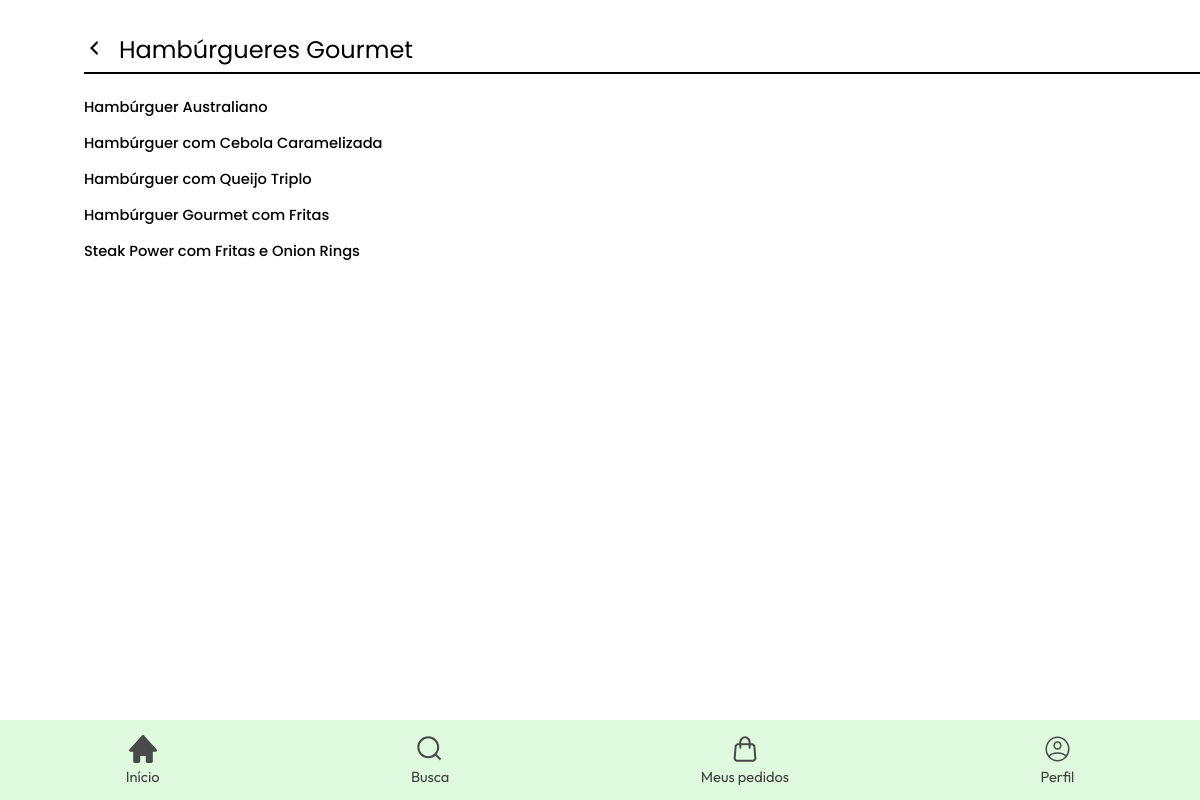
Screenshot of /screens/pages/resultados_categoria.php?categoria=3 (signed in) with the database file from the repository.
### tables this page shows
CREATE TABLE `categoria` (
  `id_categoria` int(11) NOT NULL,
  `nome_categoria` varchar(50) NOT NULL
);

CREATE TABLE `cardapio` (
  `id_cardapio` int(11) NOT NULL,
  `nome_produto` varchar(50) NOT NULL,
  `preco_produto` float NOT NULL,
  `descricao_produto` varchar(250) NOT NULL,
  `peso_produto` int(11) NOT NULL,
  `id_categoria` int(11) NOT NULL,
  `e_destaque` tinyint(1) NOT NULL
);

### screens/pages/resultados_categoria.php (the view, shortened to what this page needs)
<?php
  require_once('../../dbconnect.php');
?>
<!DOCTYPE html>
<html lang="pt-br">
    <head>
        <link rel="stylesheet" href="../styles/styles.css">
    </head>
    <body>
        <main>
            <?php
                $id_categoria = $_GET['categoria'];
                $sql_produto = "SELECT * FROM cardapio
                INNER JOIN categoria ON cardapio.id_categoria = categoria.id_categoria
                WHERE categoria.id_categoria = $id_categoria ORDER BY nome_produto ASC";
                $results_produto = mysqli_query($conn, $sql_produto);
            ?>
            <div>
                <div class="categorias">
                    <a href="categorias.php" id="voltar-pesquisa">
                        <svg width="20" height="20" viewBox="0 0 20 20" fill="none" xmlns="http://www.w3.org/2000/svg">
                            <path d="M14 5L9 10L14 15L13 17L6 10L13 3L14 5Z" fill="black"/>
                        </svg>
                    </a>
                    <p id="categoria"><?php echo mysqli_fetch_assoc($results_produto)['nome_categoria']?></p>
                </div>
                <div class="retangulo"></div>
            </div>
            <div id="resultados">
                <?php
                    $results_produto = mysqli_query($conn, $sql_produto);
                    if (mysqli_num_rows($results_produto) > 0) {
                        echo "<form action=\"produto.php\" method=\"post\" style=\"margin-bottom: 15vh;\">";
                        while($linha = mysqli_fetch_assoc($results_produto)) {
                            echo "<button value=" . $linha["id_cardapio"] . " name=\"produto\"><h3>". $linha["nome_produto"]. "</h3></button><br>";
                        }
                        echo "</form>";
                    } else {
                        echo "<p>Nenhum produto encontrado</p>";
                    }
                ?>
            </div>
        </main>
    </body>
</html>

### screens/styles/styles.css (style rules this page uses)
* { padding: 0; margin: 0; }
main { width: 100%; margin-bottom: 20px; }
body { width: 100%; display: flex; justify-content: center; }
a { text-decoration: none; color: inherit; }
nav { width: 100%; position: fixed; bottom: 0; z-index: 1; user-select: none; background-color: #DFF9DE; display: flex; flex-direction: column; align-items: center; }
#navbar { width: 100%; height: 10vh; min-height: 50px; max-height: 100px; display: flex; justify-content: space-between; }
#list { display: flex; width: 100%; align-items: center; justify-content: space-around; }
#list li a { text-decoration: none; color: #414141; }
nav li { text-align: center; display: block; color: #494949; font-family: 'Outfit', sans-serif; font-size: 11pt; font-weight: 400; }
.categorias { font-family: 'Poppins', sans-serif; font-weight: 400; font-size: 18pt; margin-left: 7%; margin-top: 25px; }
.retangulo { width: 93%; height: 2px; background-color: black; float: right; margin-top: 5px; }

### screens/pages/resultados_categoria.php (style rules this page uses)
#resultados { width: 80%; margin: 30px auto 0 7%; }
#resultados h3 { font-family: 'Poppins', sans-serif; font-weight: 500; font-size: 11pt; margin-bottom: 15px; text-align: left; }
button { border: none; background-color: transparent; }
.categorias { display: flex; align-items: center; margin-top: 2rem; }
#categoria { font-family: 'Poppins', sans-serif; font-weight: 400; font-size: 18pt; margin-left: 15px; }

### rows the page displays
categoria: nome_categoria "Hambúrgueres Gourmet"
cardapio: $linha["id_cardapio"] 21 (drawn), nome_produto "Hambúrguer Australiano"
cardapio: $linha["id_cardapio"] 20 (drawn), nome_produto "Hambúrguer com Cebola Caramelizada"
cardapio: $linha["id_cardapio"] 8 (drawn), nome_produto "Hambúrguer com Queijo Triplo"
cardapio: $linha["id_cardapio"] 14 (drawn), nome_produto "Hambúrguer Gourmet com Fritas"
cardapio: $linha["id_cardapio"] 12 (drawn), nome_produto "Steak Power com Fritas e Onion Rings"
